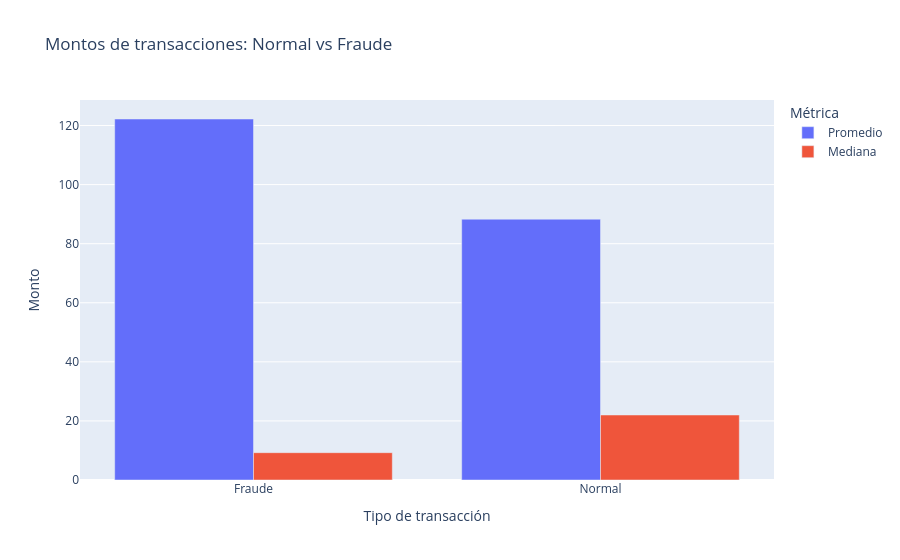

Notebook cell for this chart:
### Code cell
# Preparar los datos para la gráfica
amount_plot = amount_summary[["Promedio", "Mediana"]].reset_index()

# Gráfica interactiva
fig = px.bar(
    amount_plot,
    x="Transaction_Type",
    y=["Promedio", "Mediana"],
    barmode="group",
    title="Montos de transacciones: Normal vs Fraude",
    labels={
        "Transaction_Type": "Tipo de transacción",
        "value": "Monto",
        "variable": "Métrica"
    }
)

fig.show()

### Figure 1 — Plotly figure (JSON) as saved in the notebook; plotly's stock layout.template omitted (floating-point values rounded to 4 significant figures)
{"data": [{"alignmentgroup": "True", "hovertemplate": "Métrica=Promedio<br>Tipo de transacción=%{x}<br>Monto=%{y}<extra></extra>", "legendgroup": "Promedio", "marker": {"color": "#636efa", "pattern": {"shape": ""}}, "name": "Promedio", "offsetgroup": "Promedio", "orientation": "v", "showlegend": true, "textposition": "auto", "type": "bar", "x": ["Fraude", "Normal"], "xaxis": "x", "y": [122.2, 88.29], "yaxis": "y"}, {"alignmentgroup": "True", "hovertemplate": "Métrica=Mediana<br>Tipo de transacción=%{x}<br>Monto=%{y}<extra></extra>", "legendgroup": "Mediana", "marker": {"color": "#EF553B", "pattern": {"shape": ""}}, "name": "Mediana", "offsetgroup": "Mediana", "orientation": "v", "showlegend": true, "textposition": "auto", "type": "bar", "x": ["Fraude", "Normal"], "xaxis": "x", "y": [9.25, 22.0], "yaxis": "y"}], "layout": {"barmode": "group", "legend": {"title": {"text": "Métrica"}, "tracegroupgap": 0}, "title": {"text": "Montos de transacciones: Normal vs Fraude"}, "xaxis": {"anchor": "y", "domain": [0, 1], "title": {"text": "Tipo de transacción"}}, "yaxis": {"anchor": "x", "domain": [0, 1], "title": {"text": "Monto"}}}}
